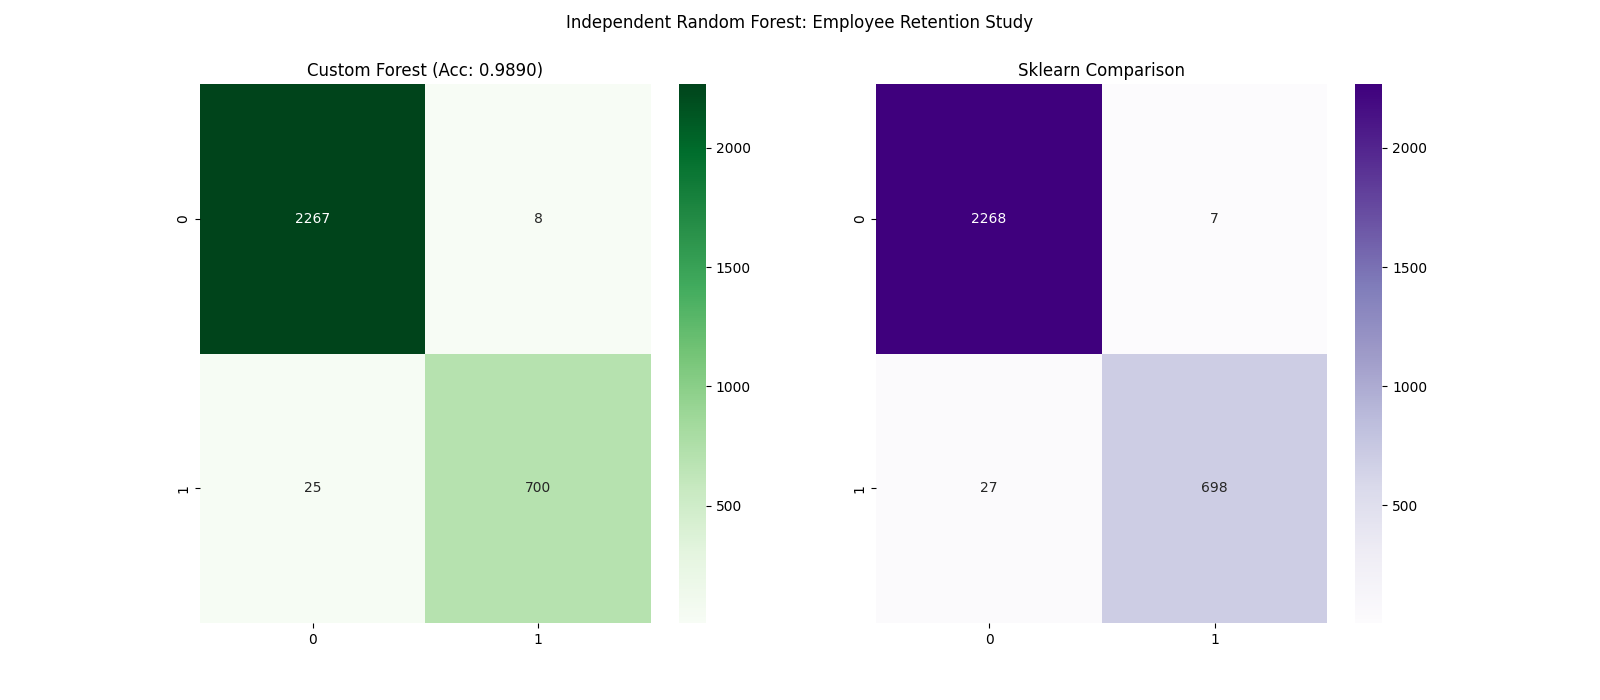

This chart was generated by the following Python code:
import os
import sys
import pandas as pd
import numpy as np
import matplotlib.pyplot as plt
import seaborn as sns
from sklearn.metrics import confusion_matrix
from sklearn.ensemble import RandomForestClassifier as SklearnRF

# Path setup to root for utils
sys.path.append(os.path.abspath(os.path.join(os.path.dirname(__file__), '../../../')))
from random_forest import RandomForest
from utils.data_preprocessing import clean_data, one_hot_encode, train_test_split_custom

def run_retention_rf_exercise():
    current_dir = os.path.dirname(os.path.abspath(__file__))
    data_path = os.path.join(current_dir, "../../data/hr.csv")
    df = clean_data(pd.read_csv(data_path))
    
    print("--- HR Retention Forest: Independent Pre-processing ---")
    df_encoded = one_hot_encode(df, ['salary', 'Department'])
    X, y = df_encoded.drop('left', axis=1).values, df_encoded['left'].values
    X_train, X_test, y_train, y_test = train_test_split_custom(X, y, test_size=0.2, random_state=42)
    
    print(f"Dataset Split: {len(X_train)} Train, {len(X_test)} Test")
    model = RandomForest(n_trees=10, max_depth=15)
    model.fit(X_train, y_train)
    
    y_pred = model.predict(X_test)
    accuracy = np.mean(y_test == y_pred)
    print(f"Custom Random Forest Accuracy: {accuracy:.4f}")
    
    sk_model = SklearnRF(n_estimators=10, max_depth=15, random_state=42).fit(X_train, y_train)
    print(f"Sklearn Forest Accuracy (Baseline): {sk_model.score(X_test, y_test):.4f}")
    
    fig, (ax1, ax2) = plt.subplots(1, 2, figsize=(16, 7))
    sns.heatmap(confusion_matrix(y_test, y_pred), annot=True, fmt='d', cmap='Greens', ax=ax1)
    ax1.set_title(f"Custom Forest (Acc: {accuracy:.4f})")
    sns.heatmap(confusion_matrix(y_test, sk_model.predict(X_test)), annot=True, fmt='d', cmap='Purples', ax=ax2)
    ax2.set_title(f"Sklearn Comparison")
    
    plt.suptitle("Independent Random Forest: Employee Retention Study")
    plt.savefig(os.path.join(current_dir, "example_hr_retention.png"))
    print(f"Analysis saved to: {current_dir}")

if __name__ == "__main__":
    run_retention_rf_exercise()
